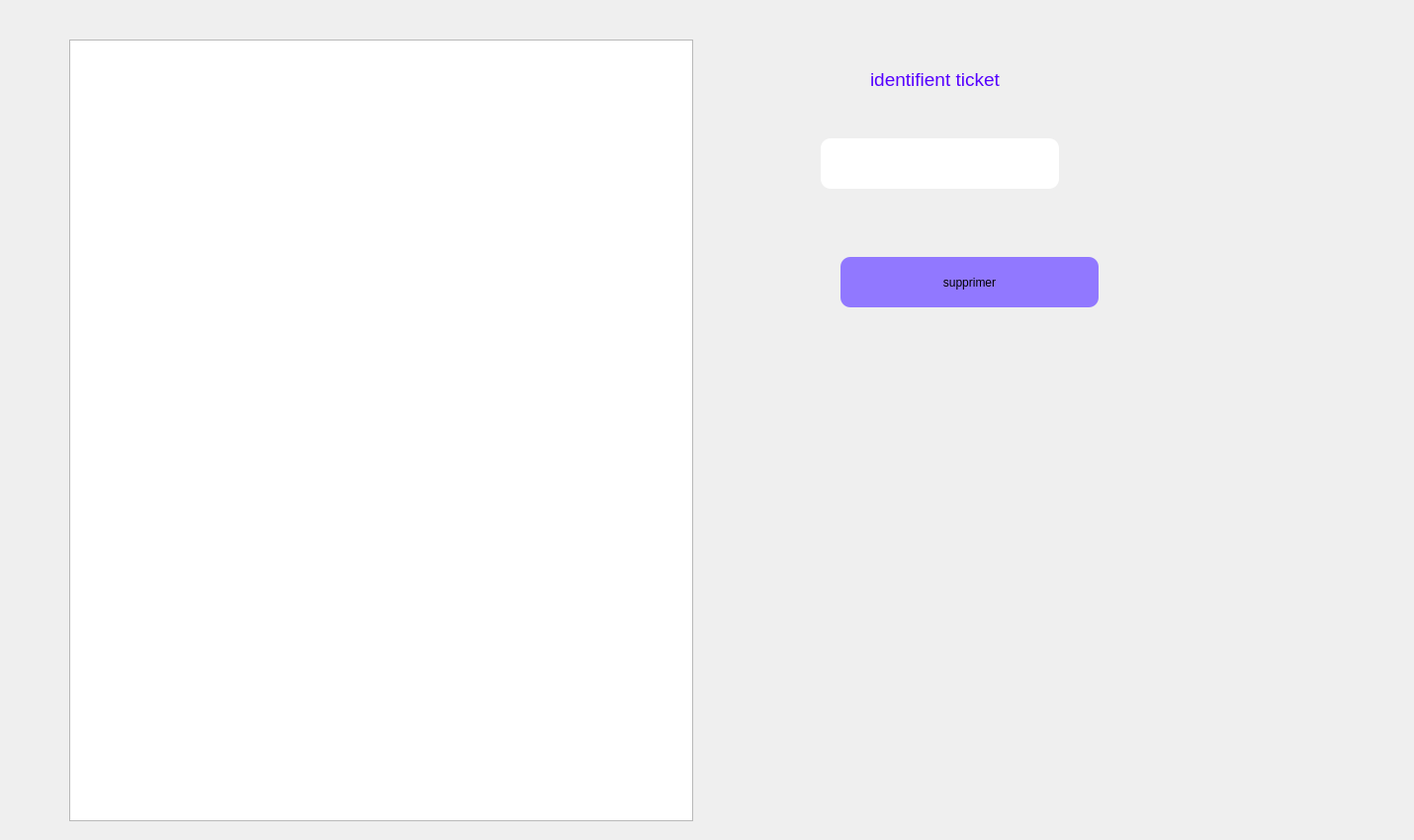
     <widget class="QWidget" name="tab_11">
      <attribute name="title">
       <string>supprimer</string>
      </attribute>
      <widget class="QLabel" name="label_18">
       <property name="geometry">
        <rect>
         <x>10</x>
         <y>0</y>
         <width>461</width>
         <height>321</height>
        </rect>
       </property>
       <property name="text">
        <string/>
       </property>
       <property name="pixmap">
        <pixmap>../../OneDrive/Documents/images/bg.jpg</pixmap>
       </property>
      </widget>
      <widget class="QLabel" name="label_25">
       <property name="geometry">
        <rect>
         <x>880</x>
         <y>50</y>
         <width>331</width>
         <height>61</height>
        </rect>
       </property>
       <property name="palette">
        <palette>
         <active>
          <colorrole role="WindowText">
           <brush brushstyle="SolidPattern">
            <color alpha="255">
             <red>85</red>
             <green>0</green>
             <blue>255</blue>
            </color>
           </brush>
          </colorrole>
         </active>
         <inactive>
          <colorrole role="WindowText">
           <brush brushstyle="SolidPattern">
            <color alpha="255">
             <red>85</red>
             <green>0</green>
             <blue>255</blue>
            </color>
           </brush>
          </colorrole>
         </inactive>
         <disabled>
          <colorrole role="WindowText">
           <brush brushstyle="SolidPattern">
            <color alpha="255">
             <red>120</red>
             <green>120</green>
             <blue>120</blue>
            </color>
           </brush>
          </colorrole>
         </disabled>
        </palette>
       </property>
       <property name="font">
        <font>
         <pointsize>10</pointsize>
        </font>
       </property>
       <property name="contextMenuPolicy">
        <enum>Qt::DefaultContextMenu</enum>
       </property>
       <property name="text">
        <string>&lt;html&gt;&lt;head/&gt;&lt;body&gt;&lt;p&gt;&lt;span style=&quot; font-size:14pt;&quot;&gt;identifient ticket&lt;/span&gt;&lt;/p&gt;&lt;/body&gt;&lt;/html&gt;</string>
       </property>
      </widget>
      <widget class="QLineEdit" name="lineEdit_idt">
       <property name="enabled">
        <bool>false</bool>
       </property>
       <property name="geometry">
        <rect>
         <x>830</x>
         <y>140</y>
         <width>241</width>
         <height>51</height>
        </rect>
       </property>
       <property name="styleSheet">
        <string notr="true">border-radius: 10px;</string>
       </property>
      </widget>
      <widget class="QPushButton" name="pushButton_2">
       <property name="geometry">
        <rect>
         <x>850</x>
         <y>260</y>
         <width>261</width>
         <height>51</height>
        </rect>
       </property>
       <property name="cursor">
        <cursorShape>PointingHandCursor</cursorShape>
       </property>
       <property name="styleSheet">
        <string notr="true">background-color: rgb(0, 0, 255);
background-color: rgb(145, 120, 255);
border-radius: 10px;</string>
       </property>
       <property name="text">
        <string>supprimer</string>
       </property>
      </widget>
      <widget class="QLabel" name="label_42">
       <property name="geometry">
        <rect>
         <x>0</x>
         <y>0</y>
         <width>1421</width>
         <height>841</height>
        </rect>
       </property>
       <property name="text">
        <string/>
       </property>
       <property name="pixmap">
        <pixmap>../images/bg.v1.jpg</pixmap>
       </property>
      </widget>
      <widget class="QTableView" name="tabticsup">
       <property name="geometry">
        <rect>
         <x>70</x>
         <y>40</y>
         <width>631</width>
         <height>791</height>
        </rect>
       </property>
      </widget>
      <widget class="QLabel" name="label_67">
       <property name="geometry">
        <rect>
         <x>0</x>
         <y>0</y>
         <width>1321</width>
         <height>731</height>
        </rect>
       </property>
       <property name="text">
        <string/>
       </property>
       <property name="pixmap">
        <pixmap>../../Downloads/back.png</pixmap>
       </property>
      </widget>
      <zorder>label_67</zorder>
      <zorder>label_42</zorder>
      <zorder>label_18</zorder>
      <zorder>label_25</zorder>
      <zorder>lineEdit_idt</zorder>
      <zorder>pushButton_2</zorder>
      <zorder>tabticsup</zorder>
     </widget>
